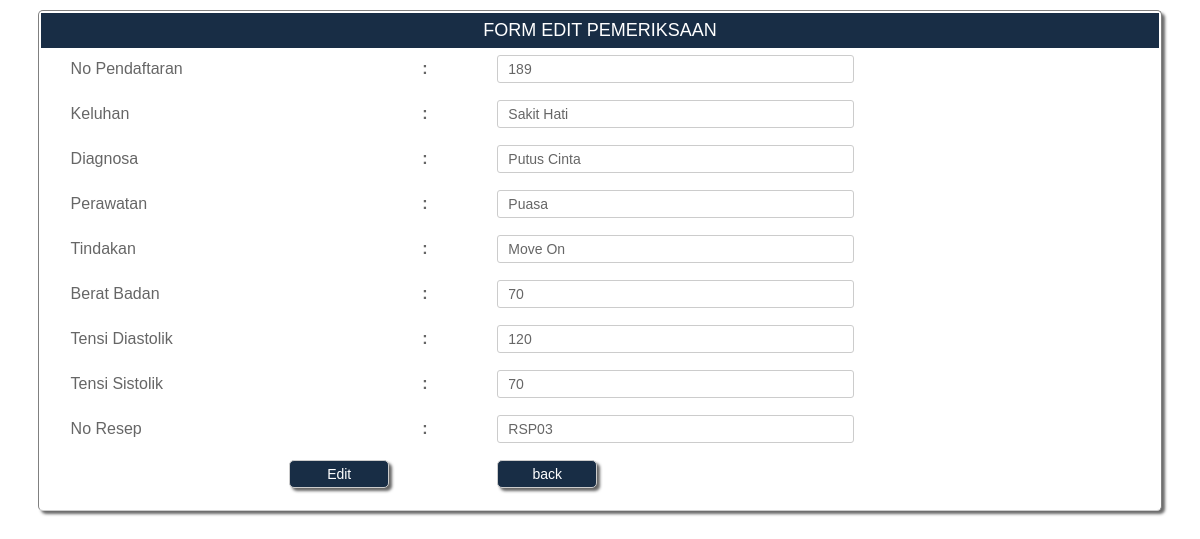
The app's page /dokter/pemeriksaan_edit.php?no_pemeriksaan=69 with its own data.
### tables this page shows
CREATE TABLE IF NOT EXISTS `pemeriksaan` (
  `no_pemeriksaan` int(11) NOT NULL auto_increment,
  `no_pendaftaran` varchar(4) NOT NULL,
  `keluhan` varchar(225) NOT NULL,
  `diagnosa` varchar(50) NOT NULL,
  `perawatan` varchar(100) NOT NULL,
  `tindakan` varchar(225) NOT NULL,
  `berat_badan` int(4) NOT NULL,
  `tensi_diastolik` varchar(4) NOT NULL,
  `tensi_sistolik` varchar(4) NOT NULL,
  `no_resep` varchar(15) NOT NULL,
  PRIMARY KEY  (`no_pemeriksaan`)
);

### dokter/pemeriksaan_edit.php (the view, shortened to what this page needs)
<link rel="stylesheet" href="tabel.css" type="text/css" />
<div align="center">
<form action="pemeriksaan_editproses.php" method="post">
<?php
	 $sql="select * from pemeriksaan where no_pemeriksaan='$_REQUEST[no_pemeriksaan]'";
	 $query=mysql_query($sql);
	 while($data=mysql_fetch_array($query))
	 {
	 ?>
  <table class="borderform"  border="0" class="borderform">
    <tr>
      <td class="judul1" colspan="3" align="right"><div align="center">FORM EDIT PEMERIKSAAN</div></td>
    </tr>
    <tr>
          <td class="isiformin" width="165" align="right">  <div align="left">No Pendaftaran</div></td>
          <td class="isiformin" width="10"><strong>:</strong></td>
          <td class="isiformin" width="272"><input class="inputtextform1" type="text" name="no_pendaftaran" value="<?php echo $data['no_pendaftaran']?>"  size="40" maxlength="80"  />
      <input type="hidden" name="no_pemeriksaan" size="40" value=<?php echo "'$data[no_pemeriksaan]'";?> class="inputtextform1" />      </td> </tr><tr>
			<td class="isiformin" align="right"><div align="left">Keluhan</div></td>
			<td class="isiformin"><strong>:</strong></td>
			<td class="isiformin"><input class="inputtextform1" type="text" name="keluhan" value="<?php echo $data['keluhan']?>"  size="40" maxlength="225"  />		    </td>
          </tr>
			<tr><td class="isiformin" align="right"><div align="left">Diagnosa</div></td>
			  <td class="isiformin"> <strong>:</strong></td>
			  <td class="isiformin"><input class="inputtextform1" type="text" name="diagnosa" value="<?php echo $data['diagnosa']?>"  size="40" maxlength="50" /></td></tr>
              <tr><td class="isiformin" align="right"><div align="left">Perawatan</div></td>
			  <td class="isiformin"><strong>:</strong></td>
			  <td class="isiformin"><input class="inputtextform1" type="text" name="perawatan" value="<?php echo $data['perawatan']?>"  size="40" maxlength="100" /></td></tr>
               <tr><td class="isiformin" align="right"><div align="left">Tindakan</div></td>
			  <td class="isiformin"><strong>:</strong></td>
			  <td class="isiformin"><input class="inputtextform1" type="text" name="tindakan" value="<?php echo $data['tindakan']?>"  size="40" maxlength="100" /></td></tr>
              <tr><td class="isiformin" align="right"><div align="left">Berat Badan</div></td>
			  <td class="isiformin"><strong>:</strong></td>
			  <td class="isiformin"><input class="inputtextform1" type="text" name="berat_badan" value="<?php echo $data['berat_badan']?>"  size="40" maxlength="3" /></td></tr>
              <tr><td class="isiformin" align="right"><div align="left">Tensi Diastolik</div></td>
			  <td class="isiformin"><strong>:</strong></td>
			  <td class="isiformin"><input class="inputtextform1" type="text" name="tensi_diastolik" value="<?php echo $data['tensi_diastolik']?>"  size="40" maxlength="3" /></td></tr>
              <tr><td class="isiformin" align="right"><div align="left">Tensi Sistolik</div></td>
			  <td class="isiformin"><strong>:</strong></td>
			  <td class="isiformin"><input class="inputtextform1" type="text" name="tensi_sistolik" value="<?php echo $data['tensi_sistolik']?>"  size="40" maxlength="3" /></td></tr>
              <tr><td class="isiformin" align="right"><div align="left">No Resep</div></td>
			  <td class="isiformin"><strong>:</strong></td>
			  <td class="isiformin"><input class="inputtextform1" type="text" name="no_resep" value="<?php echo $data['no_resep']?>"  size="40" maxlength="15" /></td></tr>
      <tr>   <td class="isiformin">
	    <div align="right">
	      <input type="submit" value="Edit" class="tombol" />
        </div></td>
        <td class="isiformin">&nbsp;</td>
        <td class="isiformin">
		<input type="button" value="back" class="tombol" onClick="self.history.back()" />        </td></tr>
          <?php
}
?></table>
</form>
</body>
</html>
</div>

### dokter/tabel.css (style rules this page uses)
.judul1 { background-color:#182D45; color:#ffffff; padding-top:7px; padding-bottom:7px; font-family:Arial, Helvetica, sans-serif; font-size:18px; }
.borderform { width:95%; font-family:Arial, Helvetica, sans-serif; font-size:16px; color:#666666; border-style:solid; border-bottom-color:#cccccc; border-width:1px; box-shadow:3px 3px 3px #6A6A6A; padding-bottom:10px; margin-top:10px; background-color:#ffffff; border-radius:5px 5px 5px 5px; }
.tombol { width:100px; background-color:#182D45; padding-top:5px; padding-bottom:5px; padding-left:5x; font-family:Arial, Helvetica, sans-serif; font-size:14px; color:#ffffff; border-style:solid; border-color:#cccccc; border-width:1px; border-radius:5px 5px 5px 5px; box-shadow:3px 3px 3px #666666; }
.inputtextform1 { padding-top:5px; padding-bottom:5px; padding-left:10px; font-family:Arial, Helvetica, sans-serif; font-size:14px; color:#666666; border-style:solid; border-color:#CCCCCC; border-width:1px; box-shadow:2px 2x 2px #999999; border-radius:3px 3px 3px 3px; }
.isiformin { padding-left:30px; padding-top:5px; padding-bottom:10px; }

### records on screen
pemeriksaan: no_pendaftaran "189", keluhan "Sakit Hati", diagnosa "Putus Cinta", perawatan "Puasa", tindakan "Move On", berat_badan "70", tensi_diastolik "120", tensi_sistolik "70", no_resep "RSP03"
